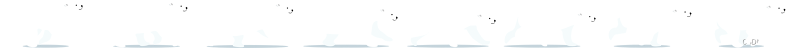
#> input picture common/src/main/resources/assets/kltytonui/kltytonui/devtools/bear.png, 1600 x 100 px (shown at 1/2 size)
$ python kui_compare.py ../common/src/main/resources/assets/kltytonui/kltytonui/devtools/bear.png ../common/src/main/resources/assets/kltytonui/kltytonui/devtools/bear.png
#> lines starting #> are read from the running program, lines starting #| are printed output that depends on the picture
from __future__ import annotations

import json
import math
import sys
from pathlib import Path

from PIL import Image


def center_crop_to_aspect(image: Image.Image, target_ratio: float) -> Image.Image:
    width, height = image.size
    if width <= 0 or height <= 0:
        return image
    ratio = width / height
    if abs(ratio - target_ratio) < 1e-6:
        return image
    if ratio > target_ratio:
        new_width = int(round(height * target_ratio))
        left = max(0, (width - new_width) // 2)
        return image.crop((left, 0, left + new_width, height))
    new_height = int(round(width / target_ratio))
    top = max(0, (height - new_height) // 2)
    return image.crop((0, top, width, top + new_height))


def resize(image: Image.Image, size: tuple[int, int]) -> Image.Image:
    return image.resize(size, Image.Resampling.LANCZOS)


def rms_diff(a: Image.Image, b: Image.Image) -> float:
    a_rgb = a.convert("RGB")
    b_rgb = b.convert("RGB")
    if a_rgb.size != b_rgb.size:
        raise ValueError("image size mismatch")
    pixels_a = list(a_rgb.getdata())
    pixels_b = list(b_rgb.getdata())
    acc = 0.0
    for (ra, ga, ba), (rb, gb, bb) in zip(pixels_a, pixels_b):
        acc += (ra - rb) ** 2 + (ga - gb) ** 2 + (ba - bb) ** 2
    mse = acc / (len(pixels_a) * 3)
    return math.sqrt(mse)


def brightness_stats(image: Image.Image) -> dict[str, float]:
    rgb = image.convert("RGB")
    pixels = list(rgb.getdata())
    total = 0.0
    dark = 0
    for r, g, b in pixels:
        luminance = 0.2126 * r + 0.7152 * g + 0.0722 * b
        total += luminance
        if luminance < 20:
            dark += 1
    count = max(1, len(pixels))
    return {
        "avg_luma": total / count,
        "dark_ratio": dark / count,
    }


def main() -> int:
    if len(sys.argv) != 3:
        print("usage: kui_compare.py <reference> <actual>", file=sys.stderr)
        return 2

    reference_path = Path(sys.argv[1])
    actual_path = Path(sys.argv[2])
    if not reference_path.exists() or not actual_path.exists():
        print(json.dumps({"ok": False, "reason": "missing-file"}))
        return 1

    ref = Image.open(reference_path)
#> ref is the input picture: PIL image 1600x100 RGBA; mean R, G, B, A 102.3, 103.1, 103.4, 99.1
    actual = Image.open(actual_path)
    ref_ratio = ref.width / ref.height
#> ref_ratio = 16
    actual_cropped = center_crop_to_aspect(actual, ref_ratio)
    actual_resized = resize(actual_cropped, ref.size)

    diff = rms_diff(ref, actual_resized)
#> in rms_diff, `a_rgb = a.convert("RGB")`:
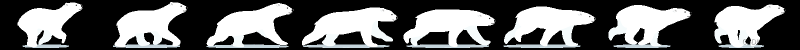
#> a_rgb: PIL image 1600x100 RGB (shown at 1/2 size); mean R, G, B 102.3, 103.1, 103.4
#> in rms_diff, `pixels_a = list(a_rgb.getdata())`: pixels_a = 160000 items
#> after the loop in rms_diff, `for (ra, ga, ba), (rb, gb, bb) in zip(pixels_a, pixels_b):`: acc = 0
#> diff = 0
    stats = brightness_stats(actual_resized)
#> in brightness_stats, `pixels = list(rgb.getdata())`: pixels = 160000 items
#> after the loop in brightness_stats, `for r, g, b in pixels:`: dark = 94085; total = 16473261.9
#> in brightness_stats, `count = max(1, len(pixels))`: count = 160000
#> stats = {'avg_luma': 103, 'dark_ratio': 0.588}
    similar = diff < 70 and stats["dark_ratio"] < 0.55 and stats["avg_luma"] > 40
#> similar = False

    print(json.dumps({
        "ok": similar,
        "rms": round(diff, 3),
        "avg_luma": round(stats["avg_luma"], 3),
        "dark_ratio": round(stats["dark_ratio"], 4),
        "reference": str(reference_path),
        "actual": str(actual_path),
    }, ensure_ascii=False))
#> (printed output is left out)
    return 0 if similar else 1


if __name__ == "__main__":
#> (the run stopped early here; a loop or call above may not have finished)
